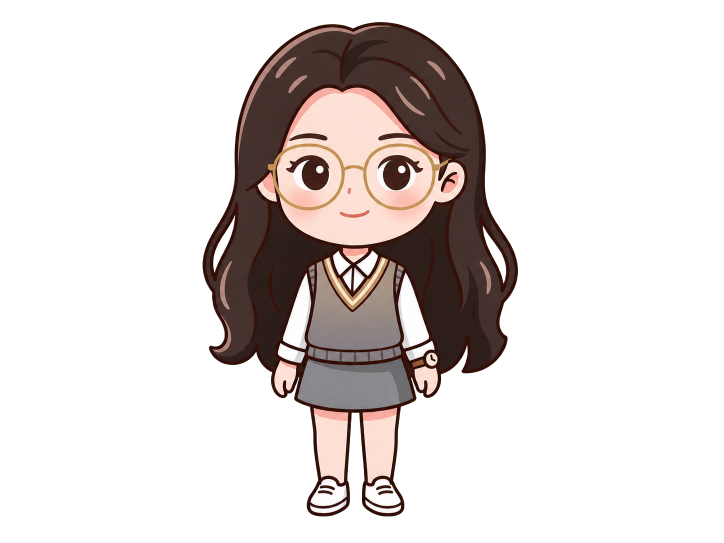
#> input picture assets/generated/character-anchor.png, 1448 x 1086 px (shown at 1/2 size)
$ python -i process-sprites.py   (imports and definitions only)
#> lines starting #> are read from the running program, lines starting #| are printed output that depends on the picture; after the words box and inside, x2 and y2 are one past the last pixel; in counts of white or black regions, pixels touching at a corner belong together
#> further down, picture is the input picture: PIL image 1448x1086 RGBA; mean R, G, B, A 32, 25.9, 24.2, 64.8
#!/usr/bin/env python3
"""Build the 24 reviewed animation sequences from the canonical anchor and ImageGen key poses."""

from __future__ import annotations

import json
import math
import shutil
from collections import deque
from pathlib import Path

from PIL import Image, ImageDraw


ROOT = Path(__file__).resolve().parents[1]
# [1 line that did not run here, left out]
ANCHOR_PATH = ROOT / "assets/generated/character-anchor.png"
SOURCE_DIR = ROOT / "assets/generated/actions-alpha"
OUTPUT_DIR = ROOT / "public/sprites"
REVIEW_DIR = ROOT / "assets/generated/review"
CANVAS = 512
BASELINE = 451
TARGET_HEIGHT = 400
RESAMPLE = Image.Resampling.LANCZOS

GRID = {"type_fast": (6, 2)}
SHEET_ACTIONS = {
    "idle_breath", "idle_blink", "idle_look_around", "wave_hello",
    "user_typing", "type_fast", "listen", "thinking",
}


# [6 lines left out: function alpha_bbox, not called in this run]


def largest_component_bbox(image: Image.Image) -> tuple[int, int, int, int]:
    """Find the connected character silhouette while ignoring detached status icons."""
    mask = image.getchannel("A").point(lambda value: 1 if value > 32 else 0)
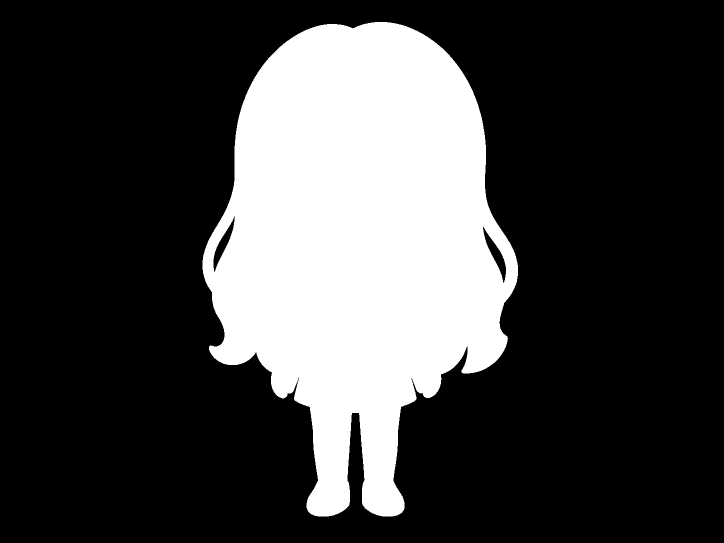
#> mask: PIL image 1448x1086 L (shown at 1/2 size); values 0 (black) and 1 (white), 25.5% white; 1 white region, box (x1, y1, x2, y2) and area: (405, 44, 1036, 1033) 401138
    bbox = mask.getbbox()
#> bbox = (405, 44, 1036, 1033)
    if not bbox:
        raise ValueError("image contains no visible pixels")
    left, top, right, bottom = bbox
#> left = 405; top = 44; right = 1036; bottom = 1033
    width, height = mask.size
#> width = 1448; height = 1086
    pixels = mask.load()
    visited = bytearray(width * height)
    best_area = 0
    best = bbox
#> best = (405, 44, 1036, 1033)
    for y in range(top, bottom):
        row = y * width
        for x in range(left, right):
            index = row + x
            if not pixels[x, y] or visited[index]:
                continue
            queue = deque([(x, y)])
            visited[index] = 1
            area = 0
            min_x = max_x = x
            min_y = max_y = y
            while queue:
                px, py = queue.popleft()
                area += 1
                min_x, max_x = min(min_x, px), max(max_x, px)
                min_y, max_y = min(min_y, py), max(max_y, py)
                for nx, ny in ((px - 1, py), (px + 1, py), (px, py - 1), (px, py + 1)):
                    if nx < left or nx >= right or ny < top or ny >= bottom:
                        continue
                    next_index = ny * width + nx
                    if not visited[next_index] and pixels[nx, ny]:
                        visited[next_index] = 1
                        queue.append((nx, ny))
            if area > best_area:
                best_area = area
                best = (min_x, min_y, max_x + 1, max_y + 1)
#> after the loop, best_area = 401138
    return best


def normalize(image: Image.Image) -> Image.Image:
    image = image.convert("RGBA")
    main = largest_component_bbox(image)
#> main = (405, 44, 1036, 1033)
    main_height = main[3] - main[1]
#> main_height = 989
    main_width = main[2] - main[0]
#> main_width = 631
    scale = min(TARGET_HEIGHT / main_height, 470 / main_width)
#> scale = 0.404
    resized = image.resize((max(1, round(image.width * scale)), max(1, round(image.height * scale))), RESAMPLE)
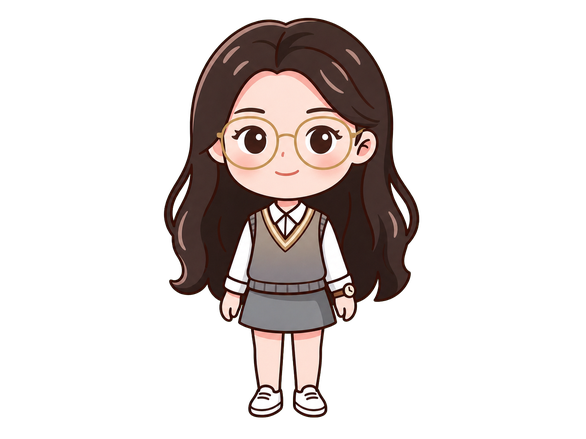
#> resized: PIL image 586x439 RGBA; mean R, G, B, A 32.2, 26, 24.2, 64.8; transparent parts drawn white
    center_x = ((main[0] + main[2]) / 2) * scale
#> center_x = 291.4
    foot_y = main[3] * scale
#> foot_y = 417.8
    x = round(CANVAS / 2 - center_x)
#> x = -35
    y = round(BASELINE - foot_y)
#> y = 33
    canvas = Image.new("RGBA", (CANVAS, CANVAS), (0, 0, 0, 0))
#> canvas: PIL image 512x512 RGBA; every value is 0
    canvas.alpha_composite(resized, (x, y))
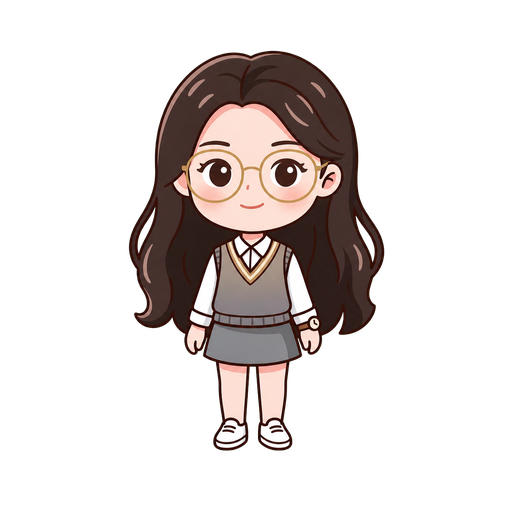
#> canvas: PIL image 512x512 RGBA; mean R, G, B, A 31.6, 25.5, 23.7, 63.6; transparent parts drawn white
    return canvas


# [22 lines left out: functions extract_cells, load_keyframes, not called in this run]


def ease(value: float) -> float:
    return value * value * (3 - 2 * value)


# [84 lines left out: functions frame_at, subtle_motion, build_action, save_review, main, not called in this run]


# [2 lines not run here, left out]

>>> from PIL import Image
>>> picture = Image.open('../assets/generated/character-anchor.png')
>>> result = normalize(picture)
